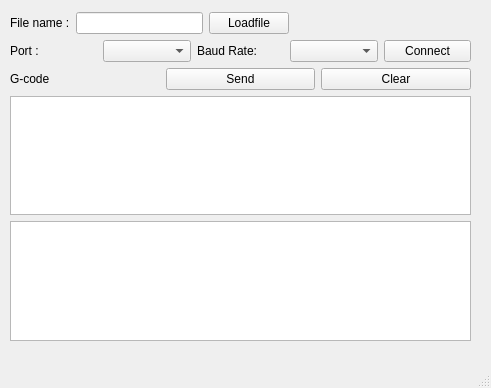
<?xml version="1.0" encoding="UTF-8"?>
<ui version="4.0">
 <class>MainWindow</class>
 <widget class="QMainWindow" name="MainWindow">
  <property name="geometry">
   <rect>
    <x>0</x>
    <y>0</y>
    <width>491</width>
    <height>388</height>
   </rect>
  </property>
  <property name="windowTitle">
   <string>MainWindow</string>
  </property>
  <widget class="QWidget" name="centralwidget">
   <widget class="QWidget" name="">
    <property name="geometry">
     <rect>
      <x>10</x>
      <y>40</y>
      <width>461</width>
      <height>301</height>
     </rect>
    </property>
    <layout class="QVBoxLayout" name="verticalLayout">
     <item>
      <layout class="QHBoxLayout" name="horizontalLayout">
       <item>
        <widget class="QLabel" name="Port">
         <property name="text">
          <string>Port :</string>
         </property>
        </widget>
       </item>
       <item>
        <widget class="QComboBox" name="portComboBox"/>
       </item>
       <item>
        <widget class="QLabel" name="Port_2">
         <property name="text">
          <string>Baud Rate:</string>
         </property>
        </widget>
       </item>
       <item>
        <widget class="QComboBox" name="baudRateComboBox"/>
       </item>
       <item>
        <widget class="QPushButton" name="connectButton">
         <property name="text">
          <string>Connect</string>
         </property>
        </widget>
       </item>
      </layout>
     </item>
     <item>
      <layout class="QHBoxLayout" name="horizontalLayout_2">
       <item>
        <widget class="QLabel" name="Port_3">
         <property name="text">
          <string>G-code</string>
         </property>
        </widget>
       </item>
       <item>
        <widget class="QPushButton" name="sendButton">
         <property name="text">
          <string>Send</string>
         </property>
        </widget>
       </item>
       <item>
        <widget class="QPushButton" name="clearButton">
         <property name="text">
          <string>Clear</string>
         </property>
        </widget>
       </item>
      </layout>
     </item>
     <item>
      <widget class="QPlainTextEdit" name="gCodePlainTextEdit"/>
     </item>
     <item>
      <widget class="QTextEdit" name="outputTextBox"/>
     </item>
    </layout>
   </widget>
   <widget class="QWidget" name="">
    <property name="geometry">
     <rect>
      <x>10</x>
      <y>10</y>
      <width>279</width>
      <height>26</height>
     </rect>
    </property>
    <layout class="QHBoxLayout" name="horizontalLayout_3">
     <item>
      <widget class="QLabel" name="fileNameLabel_2">
       <property name="text">
        <string>File name :</string>
       </property>
      </widget>
     </item>
     <item>
      <widget class="QLineEdit" name="fileNameLineEdit"/>
     </item>
     <item>
      <widget class="QPushButton" name="loadFileButton">
       <property name="text">
        <string>Loadfile</string>
       </property>
      </widget>
     </item>
    </layout>
   </widget>
  </widget>
  <widget class="QMenuBar" name="menubar">
   <property name="geometry">
    <rect>
     <x>0</x>
     <y>0</y>
     <width>491</width>
     <height>22</height>
    </rect>
   </property>
  </widget>
  <widget class="QStatusBar" name="statusbar"/>
 </widget>
 <resources/>
 <connections/>
</ui>
